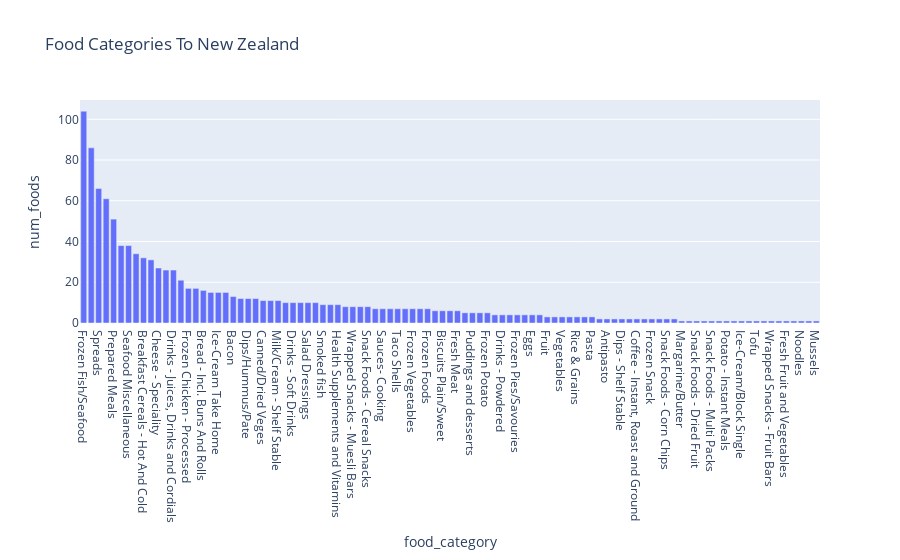

The cell this chart's notebook holds for it:
### Code cell
new_zealand_foods = (
    branded_food[branded_food.market_country == 'New Zealand']
    .branded_food_category.value_counts().reset_index()
    .rename(columns={'index':'food_category', 'branded_food_category': 'num_foods'})
)

px.bar(new_zealand_foods, x='food_category', y='num_foods', title='Food Categories To New Zealand')

### Figure 1 — Plotly figure (JSON) as saved in the notebook; plotly's stock layout.template omitted (floating-point values rounded to 4 significant figures)
{"data": [{"alignmentgroup": "True", "hovertemplate": "food_category=%{x}<br>num_foods=%{y}<extra></extra>", "legendgroup": "", "marker": {"color": "#636efa", "pattern": {"shape": ""}}, "name": "", "offsetgroup": "", "orientation": "v", "showlegend": false, "textposition": "auto", "type": "bar", "x": ["Frozen Fish/Seafood", "Confectionery", "Spreads", "Canned Fish and Meat", "Prepared Meals", "Sauces", "Seafood Miscellaneous", "Dairy Foods/Yoghurts", "Breakfast Cereals - Hot And Cold", "Snack Foods - Other", "Cheese - Speciality ", "Baking Needs", "Drinks - Juices, Drinks and Cordials", "Sausages/Smallgoods", "Frozen Chicken - Processed", "Frozen Meals", "Bread - Incl. Buns And Rolls", "Sugar And Flour", "Ice-Cream Take Home", "Snack Foods - Chips", "Bacon", "Biscuits Cracker", "Dips/Hummus/Pate", "Frozen Meat", "Canned/Dried Veges", "Cheese - Block", "Milk/Cream - Shelf Stable", "Biscuits Chocolate", "Drinks - Soft Drinks", "Frozen Fruit", "Salad Dressings", "Vegetarian", "Smoked fish", "Herbs And Spices", "Health Supplements and Vitamins", "Cakes and Slices", "Wrapped Snacks - Muesli Bars", "Salads", "Snack Foods - Cereal Snacks", "Pickles, Relishes and Vinegar", "Sauces- Cooking", "Desserts & Custard", "Taco Shells", "Snack Foods - Nuts", "Frozen Vegetables", "Salami / Cured Meat", "Frozen Foods", "Wrapped Snacks - Nut Bars", "Biscuits Plain/Sweet", "Pastries/Pies/Pizzas", "Fresh Meat", "Sports and Weight Management", "Puddings and desserts", "Cooking Oils and Fats", "Frozen Potato", "Milk/Cream", "Drinks - Powdered", "Ham/Cold Meats", "Frozen Pies/Savouries", "Ice-Cream/Ice-Block Multi Pack", "Eggs", "Fresh Chicken - Processed", "Fruit", "Frozen Chicken - Portions", "Vegetables", "Wrapped Snacks - Cereal", "Rice & Grains", "Frozen Desserts", "Pasta", "Pasta - Instant Meals", "Antipasto", "Ready To Drink", "Dips - Shelf Stable", "Tea - Bags, Loose Leaf, Speciality", "Coffee - Instant, Roast and Ground", "Deli and Chilled Foods", "Frozen Snack", "Drinks - Energy Drinks", "Snack Foods - Corn Chips", "Beer", "Margarine/Butter", "Fresh Pasta", "Snack Foods - Dried Fruit", "Biscuits Kids", "Snack Foods - Multi Packs", "Fresh Meat, Poultry and Seafood", "Potato - Instant Meals", "Infant Formula", "Ice-Cream/Block Single", "Pastry", "Tofu", "Cakes/Slices/Biscuits", "Wrapped Snacks - Fruit Bars", "Fresh Chicken - Portions", "Fresh Fruit and Vegetables", "S/O Fresh Fish Fillets/Steaks", "Noodles", "Fresh Chicken - Whole", "Mussels"], "xaxis": "x", "y": [104, 86, 66, 61, 51, 38, 38, 34, 32, 31, 27, 26, 26, 21, 17, 17, 16, 15, 15, 15, 13, 12, 12, 12, 11, 11, 11, 10, 10, 10, 10, 10, 9, 9, 9, 8, 8, 8, 8, 7, 7, 7, 7, 7, 7, 7, 7, 6, 6, 6, 6, 5, 5, 5, 5, 4, 4, 4, 4, 4, 4, 4, 3, 3, 3, 3, 3, 3, 3, 2, 2, 2, 2, 2, 2, 2, 2, 2, 2, 2, 1, 1, 1, 1, 1, 1, 1, 1, 1, 1, 1, 1, 1, 1, 1, 1, 1, 1, 1], "yaxis": "y"}], "layout": {"barmode": "relative", "legend": {"tracegroupgap": 0}, "title": {"text": "Food Categories To New Zealand"}, "xaxis": {"anchor": "y", "domain": [0, 1], "title": {"text": "food_category"}}, "yaxis": {"anchor": "x", "domain": [0, 1], "title": {"text": "num_foods"}}}}
